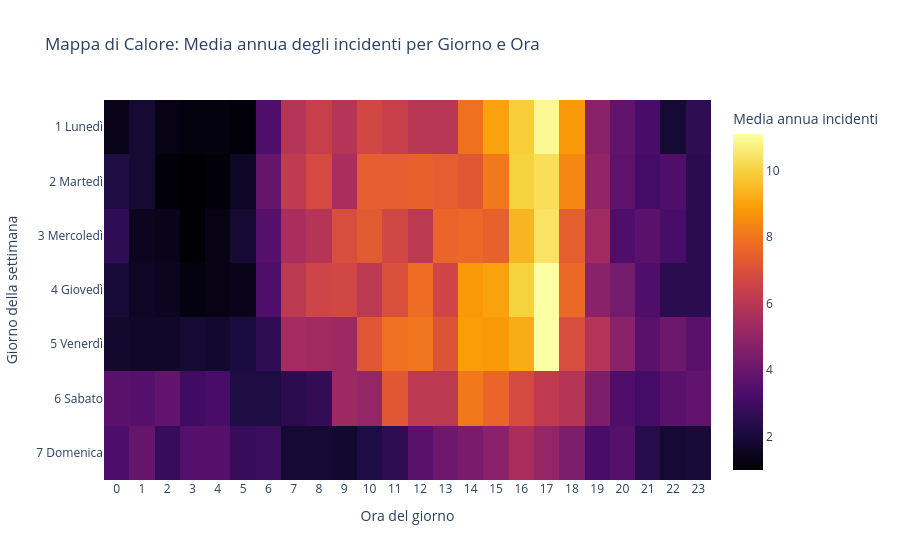

Notebook code for this chart:
### Code cell
# HeatMap completa

# Divido il df per avere il conteggio all'anno e non totale
heat_df = (
    df.groupby(['Wochentag_IT', 'Unfallstunde', 'Unfalljahr'])
    .size()
    .reset_index(name='conteggio')
    .groupby(['Wochentag_IT', 'Unfallstunde'])['conteggio']
    .mean()
    .reset_index(name='media_annua')
)
heat_df['media_annua'] = heat_df['media_annua'].round(1)

# Ordine dei giorni
sorted_days_it = [
    '1 Lunedì', '2 Martedì', '3 Mercoledì',
    '4 Giovedì', '5 Venerdì', '6 Sabato', '7 Domenica'
]

# HeatMap
fig = px.density_heatmap(
    heat_df,
    x='Unfallstunde',
    y='Wochentag_IT',
    z='media_annua',
    histfunc='avg',
    title="Mappa di Calore: Media annua degli incidenti per Giorno e Ora",
    labels={**label_it,},
    color_continuous_scale='Inferno',
    category_orders={'Wochentag_IT': sorted_days_it},
    nbinsx=24
)

# Metto 1 per avere tutti e 24 le ore scritte sotto
fig.update_layout(
    xaxis=dict(dtick=1),
    coloraxis_colorbar=dict(title="Media annua incidenti")
)

fig.show()

### Figure 1 — Plotly figure (JSON) as saved in the notebook; plotly's stock layout.template omitted (floating-point values rounded to 4 significant figures; data arrays with more than 128 entries replaced by an {"elided": "..."} marker saying what was removed)
{"data": [{"coloraxis": "coloraxis", "histfunc": "avg", "hovertemplate": "Ora del giorno=%{x}<br>Giorno della settimana=%{y}<br>avg of media_annua=%{z}<extra></extra>", "name": "", "nbinsx": 24, "type": "histogram2d", "x": {"elided": "168 float values"}, "xaxis": "x", "xbingroup": "x", "y": {"elided": "168 str values"}, "yaxis": "y", "ybingroup": "y", "z": {"elided": "168 float values"}}], "layout": {"coloraxis": {"colorbar": {"title": {"text": "Media annua incidenti"}}, "colorscale": [[0, "#000004"], [0.1111, "#1b0c41"], [0.2222, "#4a0c6b"], [0.3333, "#781c6d"], [0.4444, "#a52c60"], [0.5556, "#cf4446"], [0.6667, "#ed6925"], [0.7778, "#fb9b06"], [0.8889, "#f7d13d"], [1, "#fcffa4"]]}, "legend": {"tracegroupgap": 0}, "title": {"text": "Mappa di Calore: Media annua degli incidenti per Giorno e Ora"}, "xaxis": {"anchor": "y", "domain": [0, 1], "dtick": 1, "title": {"text": "Ora del giorno"}}, "yaxis": {"anchor": "x", "categoryarray": ["7 Domenica", "6 Sabato", "5 Venerdì", "4 Giovedì", "3 Mercoledì", "2 Martedì", "1 Lunedì"], "categoryorder": "array", "domain": [0, 1], "title": {"text": "Giorno della settimana"}}}}
